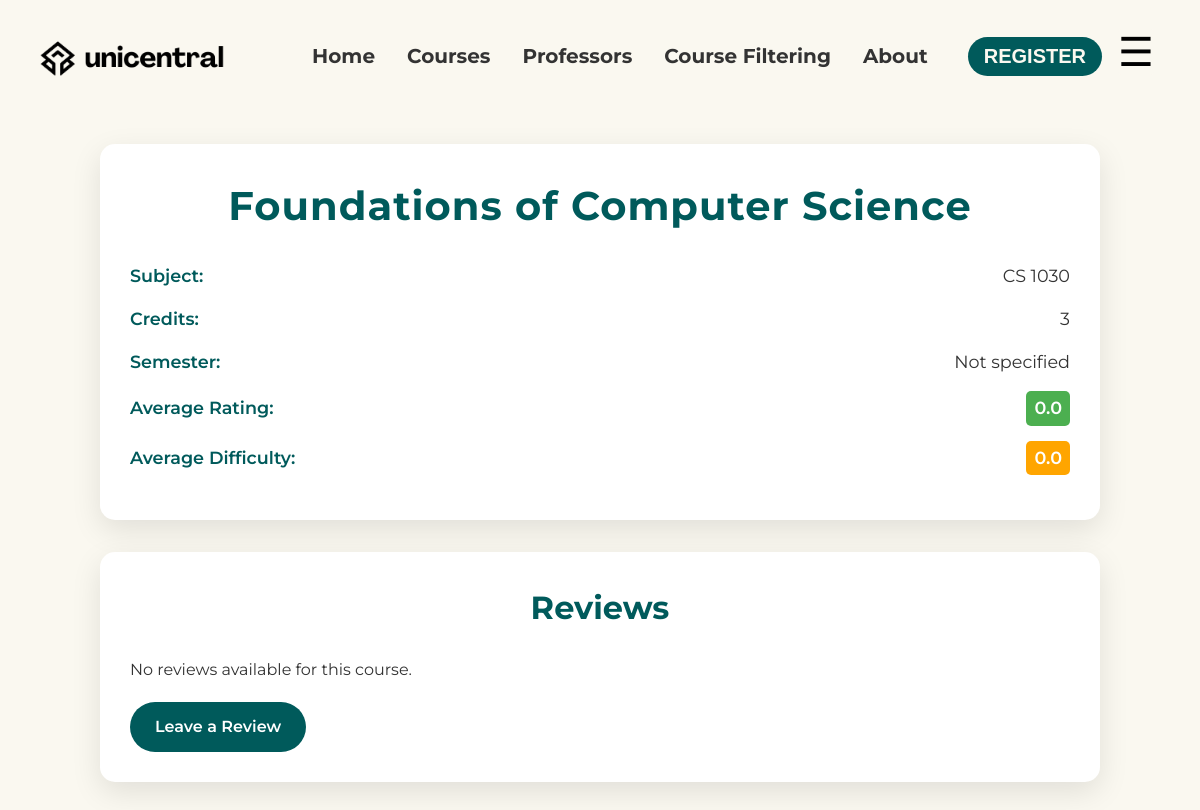
Before: /courses/1/ with the older database file.
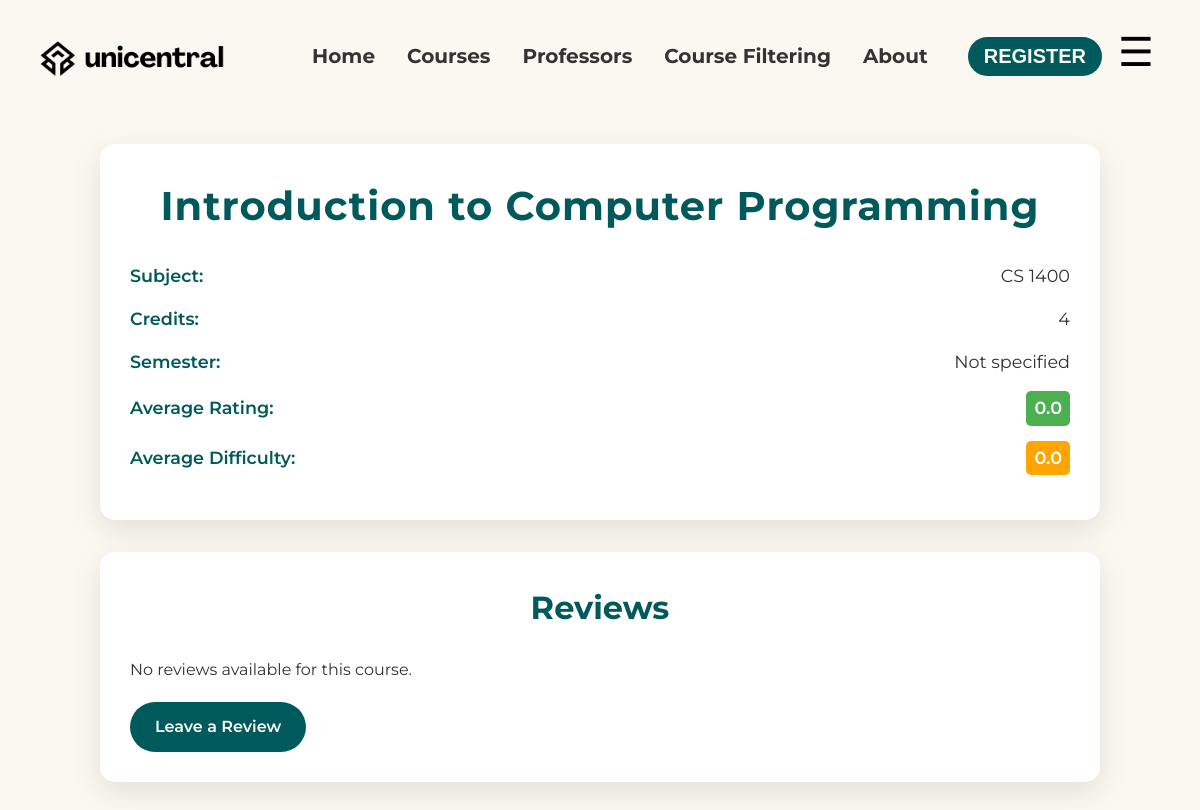
After: the same page with the newer database file.
### uni_central/models.py (models this page shows, shortened)
class Course(models.Model):
    id = models.AutoField(primary_key=True)
    title = models.CharField(max_length=255)
    subject = models.CharField(max_length=100)
    number = models.IntegerField()
    department = models.ForeignKey('Department', on_delete=models.CASCADE, related_name='courses')
    avg_difficulty = models.FloatField(default=0)
    avg_rating = models.FloatField(default=0)
    credits = models.PositiveIntegerField()
    semester = models.CharField(max_length=100, blank=True, null=True)
    professors = models.ManyToManyField('Professor', related_name='courses')
    class Meta:
        db_table = 'courses'

### uni_central/views.py (the view)
# urls.py: path('courses/<int:course_id>/', course_detail, name='course-detail'),  # New route for course detail page
def course_detail(request, course_id):
    course = get_object_or_404(Course, id=course_id)
    reviews = Review.objects.filter(course=course)
    context = {
        'course': course,
        'reviews': reviews,
    }
    return render(request, 'course_detail.html', context)

### uni_central/templates/course_detail.html (shortened to what the changed rows need)
{% load static %}
<!DOCTYPE html>
<html lang="en">
<head>
    <link rel="stylesheet" href="{% static 'css/style.css' %}">
</head>
<body>
    <main class="main-content course-detail-page">
        <section class="course-info">
            <h1 class="course-title">{{ course.title }}</h1>
            <div class="course-details">
                <p><span class="detail-label">Subject:</span> {{ course.subject }} {{ course.number }}</p>
                <p><span class="detail-label">Credits:</span> {{ course.credits }}</p>
                <p><span class="detail-label">Semester:</span> {{ course.semester|default:"Not specified" }}</p>
                <p><span class="detail-label">Average Rating:</span> <span class="rating">{{ course.avg_rating|floatformat:1 }}</span></p>
                <p><span class="detail-label">Average Difficulty:</span> <span class="difficulty">{{ course.avg_difficulty|floatformat:1 }}</span></p>
            </div>
        </section>
        <section class="course-reviews">
            <h2 class="reviews-title">Reviews</h2>
        </section>
    </main>
</body>
</html>

Changed rows visible on the page:
changed Course "CS": title "Foundations of Computer Science" → "Introduction to Computer Programming"; number "1030" → "1400"; credits "3" → "4"
